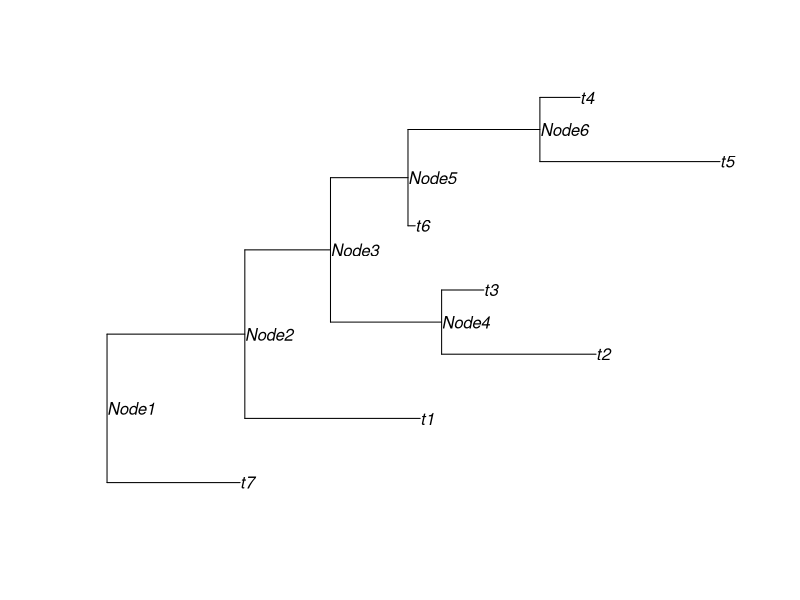

Reproduce this figure in R.

library(ape)
library(Matrix)
set.seed(101)
r <- makeNodeLabel(rtree(7))
# r <- makeNodeLabel(rtree(6))
# print(r$edge)
## my previous code failed with rtree(6)
## trying to reorder/change the phylogenetic tree
plot(r,show.node.label=TRUE)
phylo.to.Z2 <- function(r) {
  ntip <- length(r$tip.label)
  print(ntip)
  ee <- r$edge
  TEmat <- Matrix(0.0,ncol=length(r$edge.length),nrow=ntip)
  oee <- r$edge[order(r$edge[,1],r$edge[,2]),]
  pos <- ee[,2]
  colnames(TEmat) <- opos <- oee[,2]
  rownames(TEmat) <- 1:ntip
  sn <- r$edge[r$edge[,1]==ntip+1,2]
  for (i in 1:ntip) {
    ifelse(
      which(pos==sn[2])>=which(pos==i)
      , TEmat[i,1:which(opos==i)] <- as.numeric((sn[1]<=opos & opos <= oee[which(opos==i),1]) | opos==i)[1:which(opos==i)]
      , TEmat[i,1:which(opos==i)] <- as.numeric((sn[2]<=opos & opos <= oee[which(opos==i),1]) | opos==i)[1:which(opos==i)]
    )
  }
  TEmat <- TEmat[,as.character(r$edge[,2])]
  colnames(TEmat) <- rownames(TEmat) <- NULL
  Z <- t(r$edge.length * t(TEmat))
  return(Z)
}


phylo.to.Z <- function(r) {
  ntip <- length(r$tip.label)
  Z <- Matrix(0.0,ncol=length(r$edge.length),nrow=ntip)
  nodes <- (ntip+1):max(r$edge)
  root <- nodes[!(nodes %in% r$edge[,2])]
  for (i in 1:ntip) {
    cn <- i  ## current node
    while (cn != root) {
      ce <- which(r$edge[,2]==cn)   ## find current edge
      Z[i,ce] <- r$edge.length[ce]  ## set Z to branch length
      cn <- r$edge[ce,1]            ## find previous node
    }
  }
  return(Z)
}
# phylo.to.Z(r)

ta<-system.time(aa <- phylo.to.Z2(r))

tb<-system.time(bb <- phylo.to.Z(r))
# colnames(bb) <- rownames(bb) <- NULL
aa
bb

all.equal(unname(aa),bb)
ta
tb